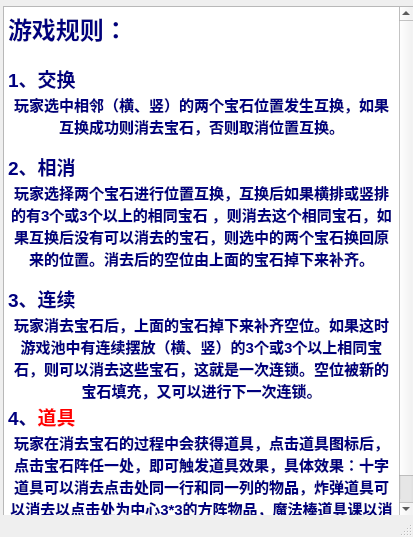
<?xml version="1.0" encoding="UTF-8"?>
<ui version="4.0">
 <class>WindowIntro</class>
 <widget class="QMainWindow" name="WindowIntro">
  <property name="geometry">
   <rect>
    <x>0</x>
    <y>0</y>
    <width>413</width>
    <height>537</height>
   </rect>
  </property>
  <property name="minimumSize">
   <size>
    <width>413</width>
    <height>537</height>
   </size>
  </property>
  <property name="maximumSize">
   <size>
    <width>413</width>
    <height>537</height>
   </size>
  </property>
  <property name="windowTitle">
   <string>帮助</string>
  </property>
  <property name="styleSheet">
   <string notr="true">
</string>
  </property>
  <widget class="QWidget" name="centralwidget">
   <widget class="QTextEdit" name="textEdit">
    <property name="geometry">
     <rect>
      <x>3</x>
      <y>6</y>
      <width>411</width>
      <height>511</height>
     </rect>
    </property>
    <property name="html">
     <string>&lt;!DOCTYPE HTML PUBLIC &quot;-//W3C//DTD HTML 4.0//EN&quot; &quot;http://www.w3.org/TR/REC-html40/strict.dtd&quot;&gt;
&lt;html&gt;&lt;head&gt;&lt;meta name=&quot;qrichtext&quot; content=&quot;1&quot; /&gt;&lt;meta charset=&quot;utf-8&quot; /&gt;&lt;style type=&quot;text/css&quot;&gt;
p, li { white-space: pre-wrap; }
&lt;/style&gt;&lt;/head&gt;&lt;body style=&quot; font-family:'Microsoft YaHei UI'; font-size:9pt; font-weight:400; font-style:normal;&quot;&gt;
&lt;p style=&quot; margin-top:0px; margin-bottom:0px; margin-left:0px; margin-right:0px; -qt-block-indent:0; text-indent:0px;&quot;&gt;&lt;span style=&quot; font-family:'SimSun'; font-size:18pt; font-weight:600; color:#00007f;&quot;&gt;游戏规则：&lt;/span&gt;&lt;/p&gt;
&lt;p align=&quot;center&quot; style=&quot;-qt-paragraph-type:empty; margin-top:0px; margin-bottom:0px; margin-left:0px; margin-right:0px; -qt-block-indent:0; text-indent:0px; font-family:'SimSun'; font-size:11pt; font-weight:600; color:#00007f;&quot;&gt;&lt;br /&gt;&lt;/p&gt;
&lt;p style=&quot; margin-top:0px; margin-bottom:0px; margin-left:0px; margin-right:0px; -qt-block-indent:0; text-indent:0px;&quot;&gt;&lt;span style=&quot; font-family:'SimSun'; font-size:14pt; font-weight:600; color:#00007f;&quot;&gt;1、交换&lt;/span&gt;&lt;/p&gt;
&lt;p align=&quot;center&quot; style=&quot; margin-top:0px; margin-bottom:0px; margin-left:0px; margin-right:0px; -qt-block-indent:0; text-indent:0px;&quot;&gt;&lt;span style=&quot; font-family:'SimSun'; font-size:11pt; font-weight:600; color:#00007f;&quot;&gt;玩家选中相邻（横、竖）的两个宝石位置发生互换，如果互换成功则消去宝石，否则取消位置互换。&lt;/span&gt;&lt;/p&gt;
&lt;p align=&quot;center&quot; style=&quot;-qt-paragraph-type:empty; margin-top:0px; margin-bottom:0px; margin-left:0px; margin-right:0px; -qt-block-indent:0; text-indent:0px; font-family:'SimSun'; font-weight:600; color:#00007f;&quot;&gt;&lt;br /&gt;&lt;/p&gt;
&lt;p style=&quot; margin-top:0px; margin-bottom:0px; margin-left:0px; margin-right:0px; -qt-block-indent:0; text-indent:0px;&quot;&gt;&lt;span style=&quot; font-family:'SimSun'; font-size:14pt; font-weight:600; color:#00007f;&quot;&gt;2、相消&lt;/span&gt;&lt;/p&gt;
&lt;p align=&quot;center&quot; style=&quot; margin-top:0px; margin-bottom:0px; margin-left:0px; margin-right:0px; -qt-block-indent:0; text-indent:0px;&quot;&gt;&lt;span style=&quot; font-family:'SimSun'; font-size:11pt; font-weight:600; color:#00007f;&quot;&gt;玩家选择两个宝石进行位置互换，互换后如果横排或竖排的有3个或3个以上的相同宝石 ，则消去这个相同宝石，如果互换后没有可以消去的宝石，则选中的两个宝石换回原来的位置。消去后的空位由上面的宝石掉下来补齐。&lt;/span&gt;&lt;/p&gt;
&lt;p align=&quot;center&quot; style=&quot;-qt-paragraph-type:empty; margin-top:0px; margin-bottom:0px; margin-left:0px; margin-right:0px; -qt-block-indent:0; text-indent:0px; font-family:'SimSun'; font-weight:600; color:#00007f;&quot;&gt;&lt;br /&gt;&lt;/p&gt;
&lt;p style=&quot; margin-top:0px; margin-bottom:0px; margin-left:0px; margin-right:0px; -qt-block-indent:0; text-indent:0px;&quot;&gt;&lt;span style=&quot; font-family:'SimSun'; font-size:14pt; font-weight:600; color:#00007f;&quot;&gt;3、连续&lt;/span&gt;&lt;/p&gt;
&lt;p align=&quot;center&quot; style=&quot; margin-top:0px; margin-bottom:0px; margin-left:0px; margin-right:0px; -qt-block-indent:0; text-indent:0px;&quot;&gt;&lt;span style=&quot; font-family:'SimSun'; font-size:11pt; font-weight:600; color:#00007f;&quot;&gt;玩家消去宝石后，上面的宝石掉下来补齐空位。如果这时游戏池中有连续摆放（横、竖）的3个或3个以上相同宝石，则可以消去这些宝石，这就是一次连锁。空位被新的宝石填充，又可以进行下一次连锁。&lt;/span&gt;&lt;/p&gt;
&lt;p style=&quot; margin-top:0px; margin-bottom:0px; margin-left:0px; margin-right:0px; -qt-block-indent:0; text-indent:0px;&quot;&gt;&lt;span style=&quot; font-family:'SimSun'; font-size:14pt; font-weight:600; color:#00007f;&quot;&gt;4、&lt;/span&gt;&lt;span style=&quot; font-family:'SimSun'; font-size:14pt; font-weight:600; color:#ff0000;&quot;&gt;道具&lt;/span&gt;&lt;/p&gt;
&lt;p align=&quot;center&quot; style=&quot; margin-top:0px; margin-bottom:0px; margin-left:0px; margin-right:0px; -qt-block-indent:0; text-indent:0px;&quot;&gt;&lt;span style=&quot; font-family:'SimSun'; font-size:11pt; font-weight:600; color:#00007f;&quot;&gt;玩家在消去宝石的过程中会获得道具，点击道具图标后，点击宝石阵任一处，即可触发道具效果，具体效果：十字道具可以消去点击处同一行和同一列的物品，炸弹道具可以消去以点击处为中心3*3的方阵物品，魔法棒道具课以消去宝石阵中与点击的物品的种类相同的所有物品&lt;/span&gt;&lt;/p&gt;&lt;/body&gt;&lt;/html&gt;</string>
    </property>
   </widget>
  </widget>
  <widget class="QMenuBar" name="menubar">
   <property name="geometry">
    <rect>
     <x>0</x>
     <y>0</y>
     <width>413</width>
     <height>26</height>
    </rect>
   </property>
  </widget>
  <widget class="QStatusBar" name="statusbar"/>
 </widget>
 <resources/>
 <connections/>
</ui>
